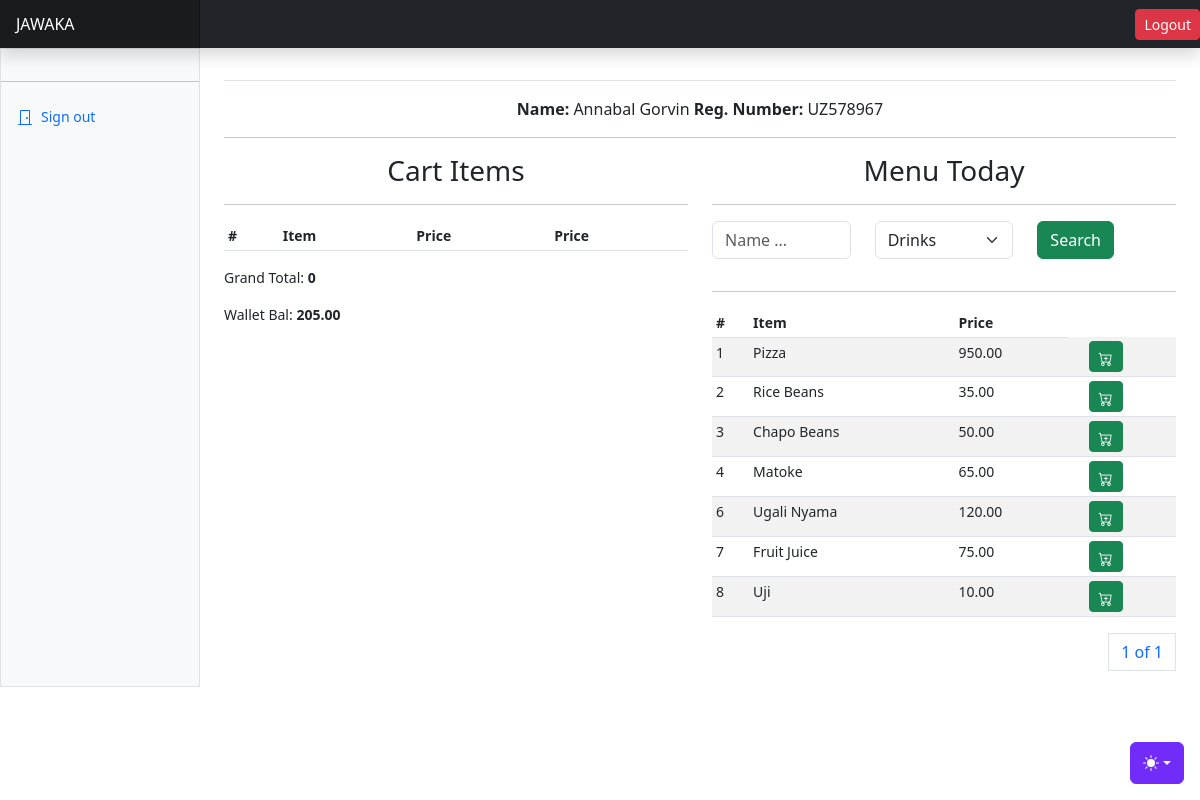
/orders/place-order/104/, run on an earlier commit of the app's database.
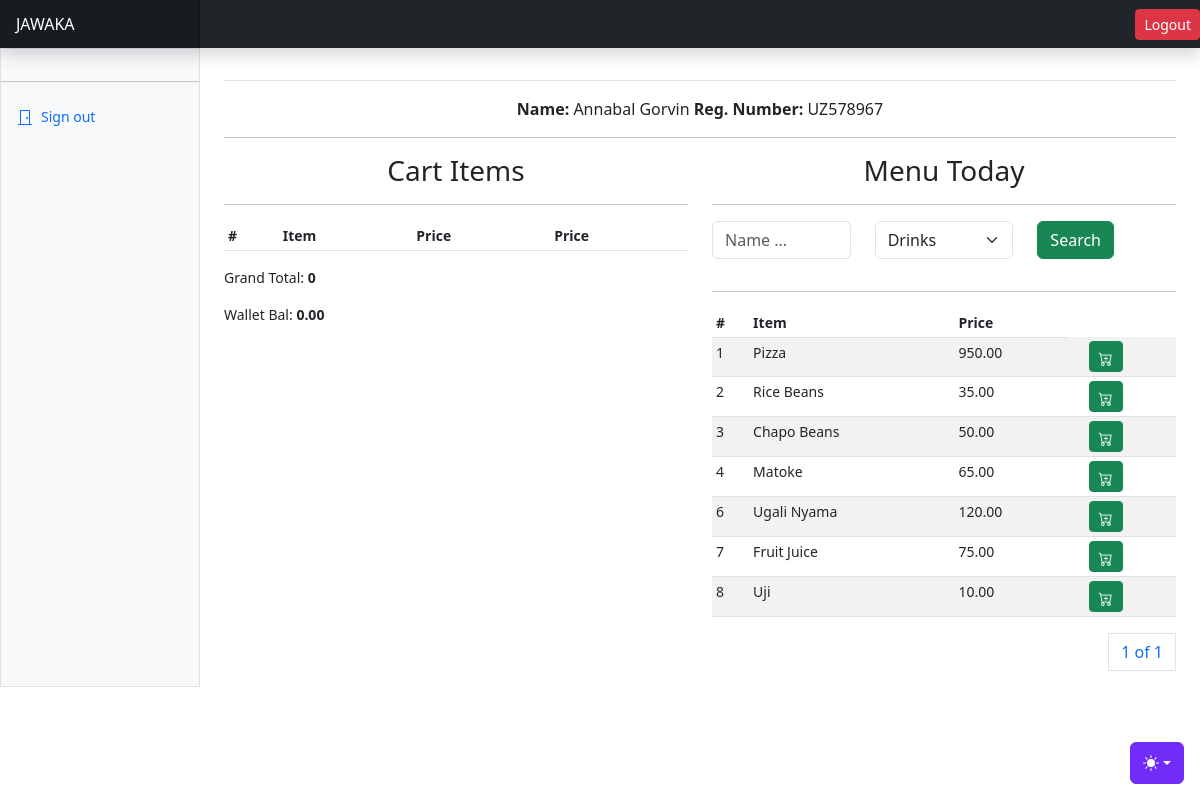
And on a later commit of the database.
### apps/students/models.py (models this page shows, shortened)
class Student(AbstractBaseModel):
    user = models.OneToOneField("users.User", on_delete=models.CASCADE)
    student_type = models.CharField(max_length=255, choices=STUDENT_TYPES)
    registration_number = models.CharField(max_length=255)
    status = models.CharField(max_length=255, choices=STUDENT_STATUS)
    @property
    def wallet_balance(self):
        return self.studentwallet.balance

class StudentWallet(AbstractBaseModel):
    student = models.OneToOneField(Student, on_delete=models.CASCADE, related_name="studentwallet")
    balance = models.DecimalField(max_digits=20, decimal_places=2)
    total_spend_today = models.DecimalField(max_digits=20, decimal_places=2, default=0)

### apps/users/models.py (models this page shows, shortened)
class User(AbstractUser):
    role = models.CharField(choices=ROLE_CHOICES, max_length=32, null=True)
    phone_number = models.CharField(max_length=255, null=True)
    id_number = models.CharField(max_length=255, null=True)
    gender = models.CharField(max_length=255, null=True)
    def name(self):
        return f"{self.first_name} {self.last_name}"

### apps/orders/views.py (the view, shortened to what this page needs)
# urls.py: path("place-order/<int:student_id>/", pos, name="place-order"),
def pos(request, student_id=None):
    student = Student.objects.get(id=student_id)
    menus = Menu.objects.all()#filter(added_to_cart=False)
    items = TemporaryOrderItem.objects.filter(student=student)
    order_value = sum(TemporaryOrderItem.objects.filter(student=student).values_list("price", flat=True))
    menus = Menu.objects.exclude(
        id__in=list(TemporaryOrderItem.objects.filter(student=student).values_list('menu_item_id', flat=True))
    )
    extra_amount = order_value - student.studentwallet.balance
    paginator = Paginator(menus, 10)
    page_number = request.GET.get("page")
    page_obj = paginator.get_page(page_number)
    context = {
        "student": student,
        "menus": menus,
        "items": items,
        "page_obj": page_obj,
        "order_value": order_value,
        "extra_amount": extra_amount
    }
    return render(request, "orders/pos.html", context)

### templates/orders/pos.html (shortened to what this page needs)
{% extends "base.html" %}
{% block content %}
<p class="text-center"><b>Name:</b> {{student.user.name}} <b>Reg. Number:</b> {{student.registration_number}}</p>
<hr/>
<div class="row">
    <div class="col">
        <h3 class="text-center">Cart Items</h3>
        <hr/>
        <div class="table-responsive small">
            <table class="table table-striped table-sm">
              <thead>
                <tr>
                  <th scope="col">#</th>
                  <th scope="col">Item</th>
                  <th scope="col">Price</th>
                  <th scope="col" colspan="2">Price</th>
                </tr>
              </thead>
            </table>
            <div class="row">
                <div class="col">
                    <p>Grand Total: <b>{{order_value}}</b></p>
                    <p>Wallet Bal: <b>{{student.wallet_balance}}</b></p>
                </div>
                <div class="col">
                </div>
            </div>
          </div>
    </div>
    <div class="col">
        <h3 class="text-center">Menu Today</h3>
        <hr/>
        <div class="row">
            <div class="col">
                <form method="POST">
                    <div class="input-group mb-3">
                      <div class="row">
                        <div class="col">
                            <input type="text" class="form-control" name="name" id="name" placeholder="Name ...">
                          </div>
                        <div class="col">
                          <select class="form-select" name="category" id="category">
                            <option value="drinks">Drinks</option>
                          </select>
                        </div>
                        <div class="col">
                          <button class="btn btn-success">Search</button>
                        </div>
                      </div>
                    </div>
                  </form>
            </div>
        </div>
        <hr/>
        <div class="table-responsive small">
            <table class="table table-striped table-sm">
              <thead>
                <tr>
                  <th scope="col">#</th>
                  <th scope="col">Item</th>
                  <th scope="col">Price</th>
                </tr>
              </thead>
              <tbody>
                {% for menu in page_obj %}
                <tr>
                  <td>{{menu.id}}</td>
                  <td>{{menu.item}}</td>
                  <td>{{menu.price}}</td>
                <td>
                    <td><a class="btn btn-success btn-sm" data-bs-toggle="modal" data-bs-target="#addToCartModal{{ menu.id }}">
                        <i class="bi bi-cart-plus"></i>
                    </a></td>
                </td>
                </tr>
                {% endfor %}
              </tbody>
            </table>
            <div>
              <nav aria-label="Page navigation example">
                <ul class="pagination justify-content-end">
                  <a class="page-link" href="#">{{ page_obj.number }} of {{ page_obj.paginator.num_pages }}</a>
                </ul>
              </nav>
            </div>
          </div>
    </div>
</div>
{% endblock content %}

What changed in the data, as far as the page shows it:
changed through a linked row, Student "UZ578967": wallet_balance "205.00" → "0.00"
